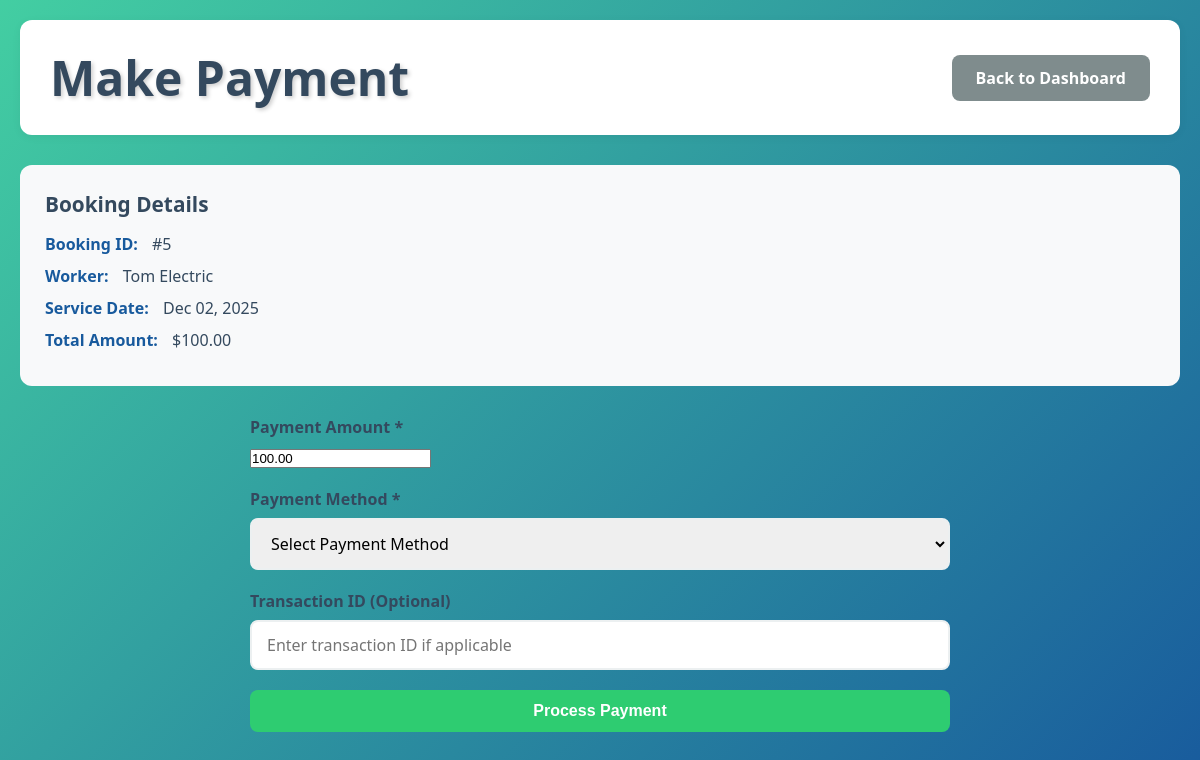
The app's page /make_payment.php?id=5 (signed in) with its own data.
### tables this page shows
CREATE TABLE booking (
    booking_id INT AUTO_INCREMENT PRIMARY KEY,
    customer_id INT NOT NULL,
    worker_id INT,
    category_id INT,
    slot_id INT,
    service_description TEXT,
    booking_date TIMESTAMP DEFAULT CURRENT_TIMESTAMP,
    service_date DATE,
    service_time TIME,
    status ENUM('pending', 'confirmed', 'in_progress', 'completed', 'cancelled') DEFAULT 'pending',
    total_amount DECIMAL(10,2) DEFAULT 0.00,
    created_at TIMESTAMP DEFAULT CURRENT_TIMESTAMP,
    updated_at TIMESTAMP DEFAULT CURRENT_TIMESTAMP ON UPDATE CURRENT_TIMESTAMP,
    FOREIGN KEY (customer_id) REFERENCES customer(customer_id) ON DELETE CASCADE,
    FOREIGN KEY (worker_id) REFERENCES worker(worker_id) ON DELETE SET NULL,
    FOREIGN KEY (category_id) REFERENCES service_category(category_id) ON DELETE SET NULL,
    FOREIGN KEY (slot_id) REFERENCES availability(slot_id) ON DELETE SET NULL,
    INDEX idx_booking_customer (customer_id),
    INDEX idx_booking_worker (worker_id),
    INDEX idx_booking_category (category_id),
    INDEX idx_booking_status (status),
    INDEX idx_booking_service_date (service_date)
);

CREATE TABLE worker (
    worker_id INT AUTO_INCREMENT PRIMARY KEY,
    worker_name VARCHAR(100) NOT NULL,
    email VARCHAR(100) NOT NULL UNIQUE,
    phone_no VARCHAR(20) NOT NULL,
    password VARCHAR(255) NOT NULL,
    skill_type VARCHAR(100),
    experience_years DECIMAL(4,1) DEFAULT 0,
    availability_status ENUM('available', 'busy', 'offline') DEFAULT 'available',
    rating DECIMAL(3,2) DEFAULT 0.00,
    street VARCHAR(255),
    city VARCHAR(100),
    pincode VARCHAR(10),
    category_id INT,
    assigned_by INT,
    created_at TIMESTAMP DEFAULT CURRENT_TIMESTAMP,
    updated_at TIMESTAMP DEFAULT CURRENT_TIMESTAMP ON UPDATE CURRENT_TIMESTAMP,
    FOREIGN KEY (category_id) REFERENCES service_category(category_id) ON DELETE SET NULL,
    FOREIGN KEY (assigned_by) REFERENCES admin(admin_id) ON DELETE SET NULL,
    INDEX idx_worker_email (email),
    INDEX idx_worker_category (category_id),
    INDEX idx_worker_status (availability_status),
    INDEX idx_worker_rating (rating),
    CHECK (rating >= 0 AND rating <= 5),
    CHECK (experience_years >= 0)
);

### config.php (called while the page is built, shortened)
<?php
function getUserId() {
    return $_SESSION['user_id'] ?? null;
}
function formatCurrency($amount) {
    return '$' . number_format($amount, 2);
}
function formatDate($date) {
    return date('M d, Y', strtotime($date));
}
?>

### make_payment.php (the view, shortened to what this page needs)
<?php
require_once 'config.php';
$conn = getDBConnection();
$customer_id = getUserId();
$booking_id = (int)($_GET['id'] ?? 0);
$booking = $conn->query("
    SELECT b.*, w.worker_name, c.name as customer_name
    FROM booking b
    JOIN worker w ON b.worker_id = w.worker_id
    JOIN customer c ON b.customer_id = c.customer_id
    WHERE b.booking_id = $booking_id AND b.customer_id = $customer_id
")->fetch_assoc();
?>
<!DOCTYPE html>
<html lang="en">
<head>
    <link rel="stylesheet" href="style.css">
</head>
<body>
    <div class="container">
        <header class="page-header">
            <h1>Make Payment</h1>
            <a href="dashboard.php" class="btn btn-secondary">Back to Dashboard</a>
        </header>
        <div class="booking-summary">
            <h2>Booking Details</h2>
            <p><strong>Booking ID:</strong> #<?php echo $booking['booking_id']; ?></p>
            <p><strong>Worker:</strong> <?php echo htmlspecialchars($booking['worker_name']); ?></p>
            <p><strong>Service Date:</strong> <?php echo formatDate($booking['service_date']); ?></p>
            <p><strong>Total Amount:</strong> <?php echo formatCurrency($booking['total_amount']); ?></p>
        </div>
        <div class="form-container">
            <form method="POST" action="">
                <div class="form-group">
                    <label for="amount">Payment Amount *</label>
                    <input type="number" id="amount" name="amount" required
                           value="<?php echo $booking['total_amount']; ?>"
                           min="0" step="0.01" readonly>
                </div>
                <div class="form-group">
                    <label for="payment_method">Payment Method *</label>
                    <select name="payment_method" id="payment_method" required>
                        <option value="">Select Payment Method</option>
                    </select>
                </div>
                <div class="form-group">
                    <label for="transaction_id">Transaction ID (Optional)</label>
                    <input type="text" id="transaction_id" name="transaction_id"
                           placeholder="Enter transaction ID if applicable">
                </div>
                <button type="submit" class="btn btn-success btn-block">Process Payment</button>
            </form>
        </div>
    </div>
</body>
</html>

### style.css (style rules this page uses)
* { margin: 0; padding: 0; box-sizing: border-box; }
body { font-family: 'Segoe UI', Tahoma, Geneva, Verdana, sans-serif; background: linear-gradient(135deg, #43cea2 0%, #185a9d 100%); min-height: 100vh; padding: 20px; color: #34495e; }
.container { max-width: 1200px; margin: 0 auto; }
header { text-align: center; margin-bottom: 40px; color: white; }
header h1 { font-size: 3rem; margin-bottom: 10px; text-shadow: 2px 2px 4px rgba(0, 0, 0, 0.2); }
.btn { padding: 12px 24px; border: none; border-radius: 8px; font-size: 1rem; cursor: pointer; text-decoration: none; display: inline-block; transition: all 0.3s ease; font-weight: 600; }
.btn-secondary { background: #7f8c8d; color: white; }
.form-container { max-width: 700px; margin: 0 auto; }
.form-group { margin-bottom: 20px; }
.form-group label { display: block; margin-bottom: 8px; font-weight: 600; color: #34495e; }
.form-group input[type="text"], .form-group textarea, .form-group select { width: 100%; padding: 12px 15px; border: 2px solid #ecf0f1; border-radius: 8px; font-size: 1rem; font-family: inherit; transition: all 0.3s ease; }
.btn-block { width: 100%; display: block; text-align: center; }
.page-header { background: white; padding: 25px 30px; border-radius: 12px; margin-bottom: 30px; box-shadow: 0 2px 10px rgba(0, 0, 0, 0.05); display: flex; justify-content: space-between; align-items: center; }
.page-header h1 { margin: 0; color: #34495e; }
.booking-summary { background: #f8f9fa; border-radius: 12px; padding: 25px; margin-bottom: 30px; }
.booking-summary h2 { margin: 0 0 15px 0; color: #34495e; font-size: 1.3rem; }
.booking-summary p { margin-bottom: 10px; color: #34495e; }
.booking-summary strong { color: #185a9d; margin-right: 10px; }
.btn-success { background: #2ecc71; color: white; }

### records on screen
booking: booking_id "5", worker.worker_name "Tom Electric", service_date "Dec 02, 2025", total_amount "$100.00", amount "100.00"
